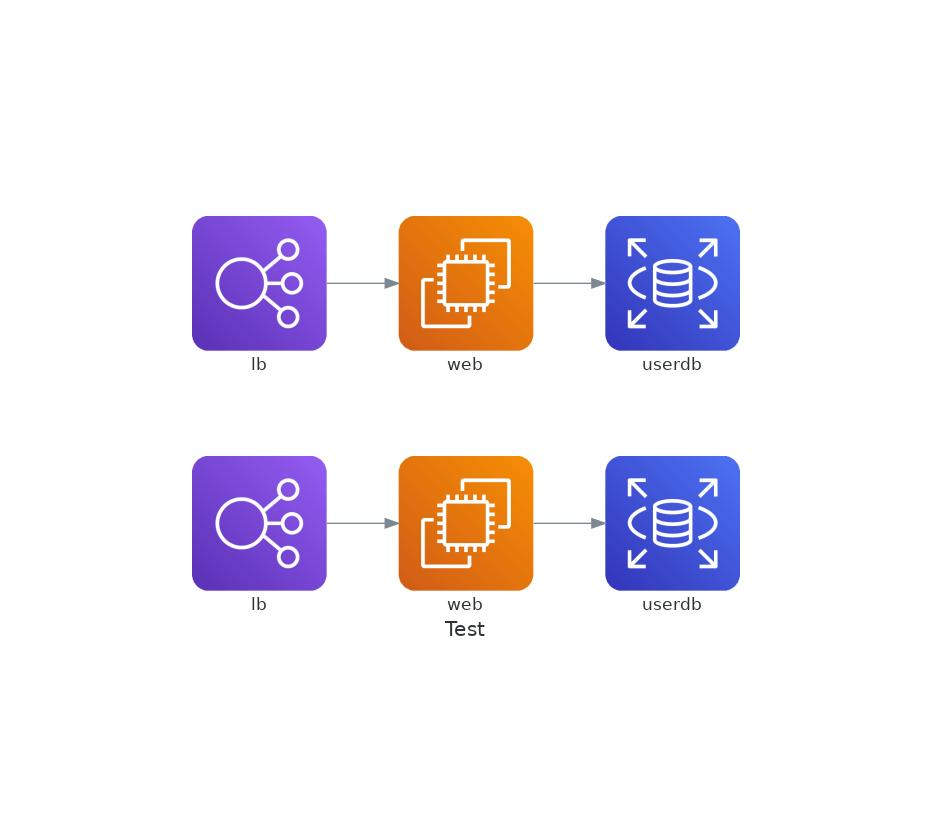

Write the Python code that produced this figure.
# -*- coding: utf-8 -*-
# diagram.py
from diagrams import Diagram
from diagrams.aws.compute import EC2
from diagrams.aws.database import RDS
from diagrams.aws.network import ELB

# graph_attr = {
#     "fontsize": "45",
#     "bgcolor": "transparent"
# }

with Diagram("Test",filename="diagram", show=False, outformat="jpg"):
    ELB("lb") >> EC2("web") >> RDS("userdb")
    ELB("lb") >> EC2("web") >> RDS("userdb")
